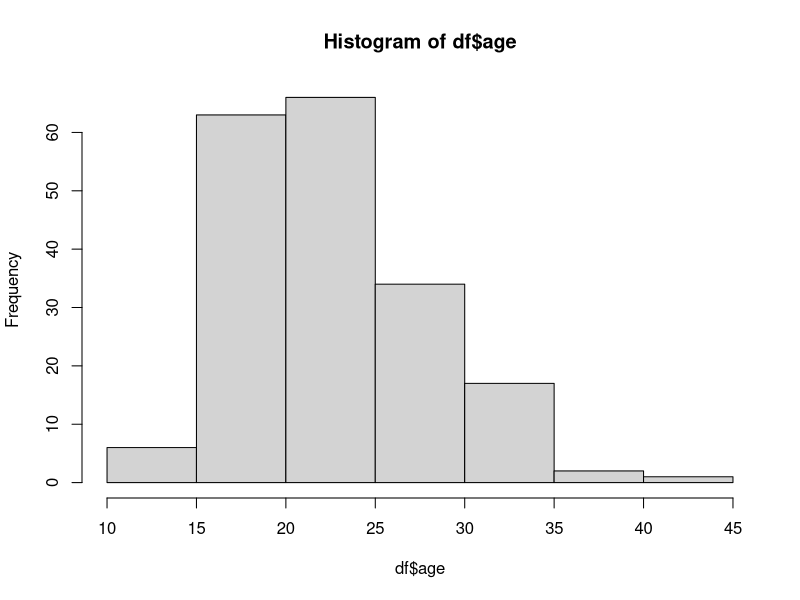

The R source for this figure:
install.packages("MASS")
install.packages("randomForest")

library(caTools)
library(randomForest)
library(MASS)

set.seed(123)

df<-birthwt

# To check NA's
colSums(is.na(df))

#To check categorical variables
#low unique count in large dataset generally means categorical variable
apply(df,2,function(x) length(unique(x)))

hist(df$age)

#categorical casting
#it is important because RF works differently with nummeric and categorical data
# in case of numerical values RF first sorts the values and then finds best fit while 
#incase of categorical data it finds 2^N-2 possible combinations

cols<-c("low","race","smoke","ptl","ht","ui","ftv")
for (i in cols){
  df[,i]=as.factor(df[,i])
}

ind<-sample.split(Y=df$low,SplitRatio = 0.7)
traindf<-df[ind,]
testind<-df[!ind,]

modelRandom<-randomForest(low~.,data=traindf,mtry=3,ntree=20)

#paramteres
#mtry=number of variables selected at each split
# In case of regression, mtry is number of variables/3
# In case of categorical variables, mtry is number of variables
# square root of number of independent variables

#lower mtry (size of mtry)
#-less correlation between trees
#-decreases strength of each tree

#ntree=no. of trees to grow
#nodsize=minimum size of terminal nodes
